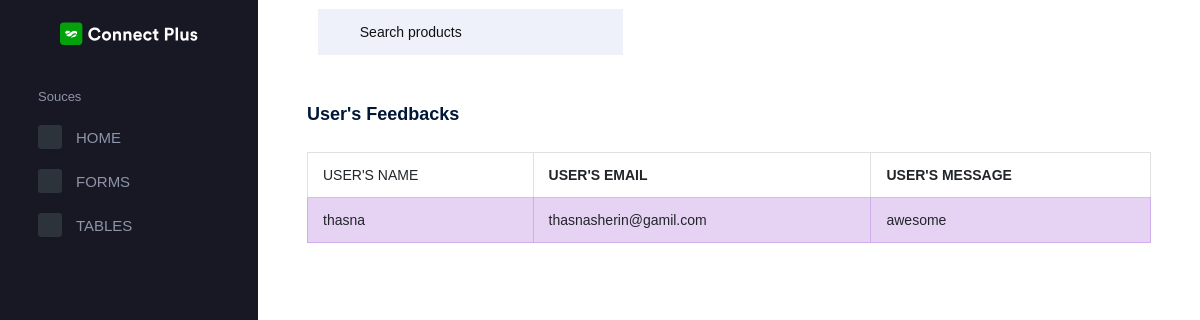
Page /viewcontact on the earlier database version.
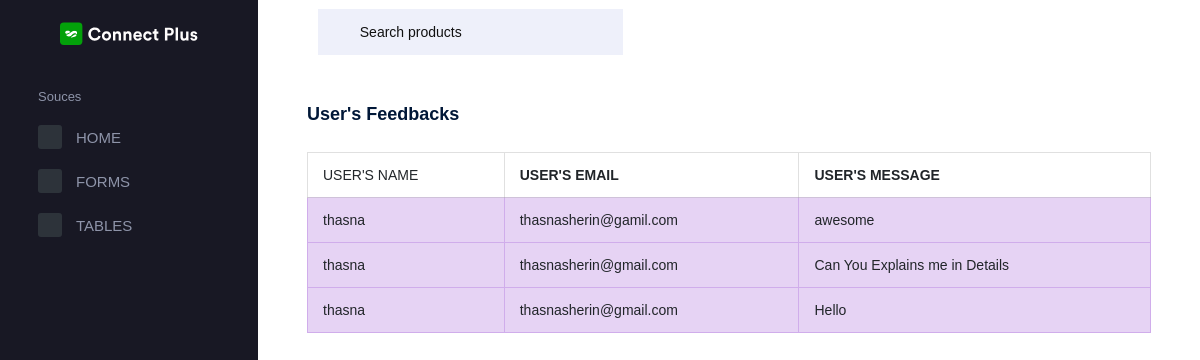
Same page on the later database version.
### Userapp/models.py (models this page shows)
class Contact(models.Model):
    name=models.CharField(max_length=100)
    email=models.EmailField()
    message=models.TextField()

### Adminapp/views.py (the view)
# urls.py: path('viewcontact',views.viewcontact,name='viewcontact'),
def viewcontact(request):
    data=Contact.objects.all()
    return render(request,'viewcontact.html',{'data':data})

### Adminapp/templates/viewcontact.html (shortened to what this page needs)
{% extends 'adminindex.html' %}
{% block content %}
<div style="margin-right: 40px;" class="col-lg-12 stretch-card">
    <div class="card">
      <div class="card-body">
        <h4 class="card-title">User's Feedbacks</h4>
        <table style="margin-right: 20px;" class="table table-bordered">
          <thead>
            <tr>
              <b><th> USER'S NAME </th></b>
              <th><b> USER'S EMAIL </b></th>
              <th><b> USER'S MESSAGE</b> </th>
            </tr>
          </thead>
          <tbody>
            {% for i in data %}
            <tr class="table-info">
              <td> {{i.name}} </td>
              <td> {{i.email}} </td>
              <td> {{i.message}} </td>
            </tr>
            {% endfor %}
          </tbody>
        </table>
      </div>
    </div>
  </div>
{% endblock %}

Differences in the rows shown:
added Contact: name "thasna", email "thasnasherin@gmail.com", message "Can You Explains me in Details"
added Contact: name "thasna", email "thasnasherin@gmail.com", message "Hello"
